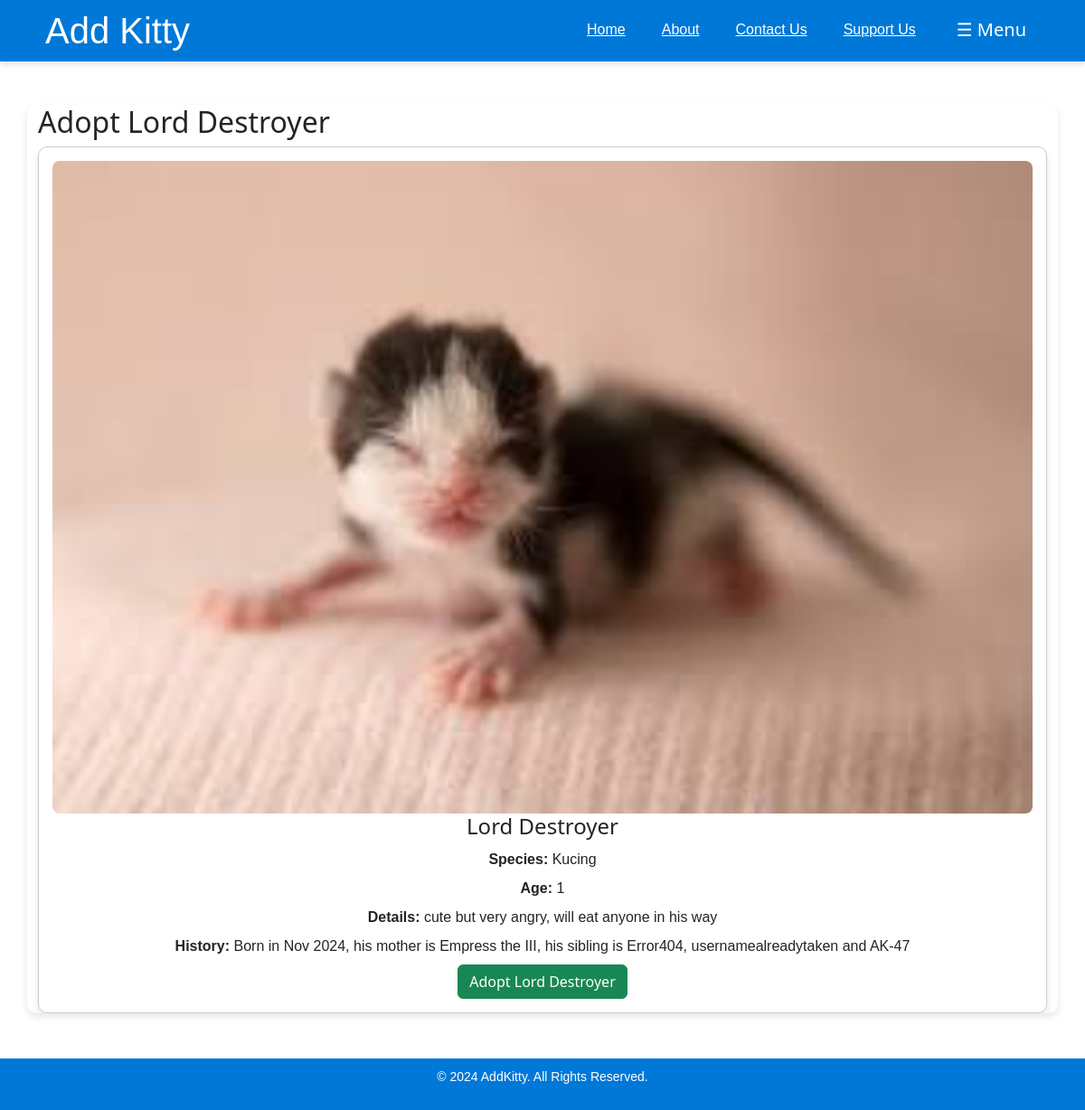
Screenshot of /adopt/5/ (signed in) with the database file from the repository.
### Kitty/models.py (models this page shows, shortened)
class Kitty(models.Model):
    name = models.CharField(max_length=100)
    species = models.CharField(max_length=50)
    age = models.PositiveIntegerField()
    detail = models.TextField()
    history = models.TextField(null=True, blank=True)
    date_of_birth = models.DateField()
    picture = models.ImageField(upload_to='kitty_pictures/', null=True, blank=True)

### Kitty/views.py (the view, shortened to what this page needs)
# urls.py: path('adopt/<int:kitty_id>/', views.adopt_kitty, name='adopt_kitty'),
@login_required
def adopt_kitty(request, kitty_id):
    kitty = get_object_or_404(Kitty, id=kitty_id)
    user=request.user._wrapped
    return render(request, 'Kitty/adopt.html', {'kitty': kitty})

### Kitty/templates/Kitty/adopt.html (shortened to what this page needs)
{% extends 'Kitty/base.html' %}
{% block content %}
<div class="container mt-5">
    <h2>Adopt {{ kitty.name }}</h2>
    <div class="kitty-card">
        <img src="{{ kitty.picture.url }}" alt="{{ kitty.name }}" style="width: 100%; height: auto;">
        <h3>{{ kitty.name }}</h3>
        <p><strong>Species:</strong> {{ kitty.species }}</p>
        <p><strong>Age:</strong> {{ kitty.age }}</p>
        <p><strong>Details:</strong> {{ kitty.detail }}</p>
        <p><strong>History:</strong> {{ kitty.history }}</p>
        <form method="POST">
            <button type="submit" class="btn btn-success">Adopt {{ kitty.name }}</button>
        </form>
    </div>
</div>
{% endblock %}

### Kitty/static/Kitty/styles.css (style rules this page uses)
body, h1, p, a, button { margin: 0; padding: 0; font-family: 'Arial', sans-serif; text-decoration: none; }
body { background-color: #f4f4f4; color: #333; margin: 0; padding: 0; line-height: 1.6; }
.kitty-card { border: 1px solid #ccc; padding: 15px; text-align: center; border-radius: 10px; box-shadow: 0 4px 8px rgba(0, 0, 0, 0.1); }
.kitty-card img { max-width: 100%; height: auto; border-radius: 8px; }
.kitty-card h3 { font-size: 1.5rem; margin-bottom: 10px; }
.kitty-card p { font-size: 1rem; margin-bottom: 8px; }
.kitty-card strong { font-weight: bold; }
.container { max-width: 900px; margin: 50px auto; background: #ffffff; border-radius: 10px; box-shadow: 0 4px 8px rgba(0, 0, 0, 0.1); overflow: hidden; }

### rows the page displays
Kitty: name "Lord Destroyer", picture (picture), species "Kucing", age "1", detail "cute but very angry, will eat anyone in his way", history "Born in Nov 2024, his mother is Empress the III, his sibling is Error404, usernamealreadytaken and AK-47"
